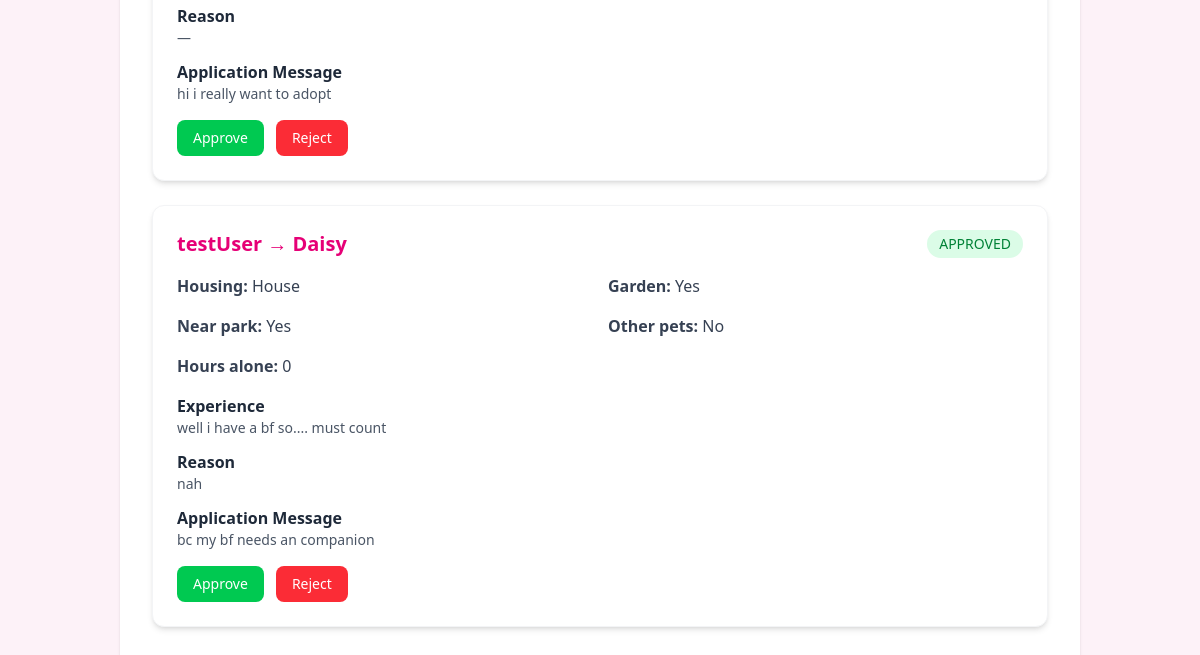
/staff/applications/ (signed in, lower part), run on an earlier commit of the app's database.
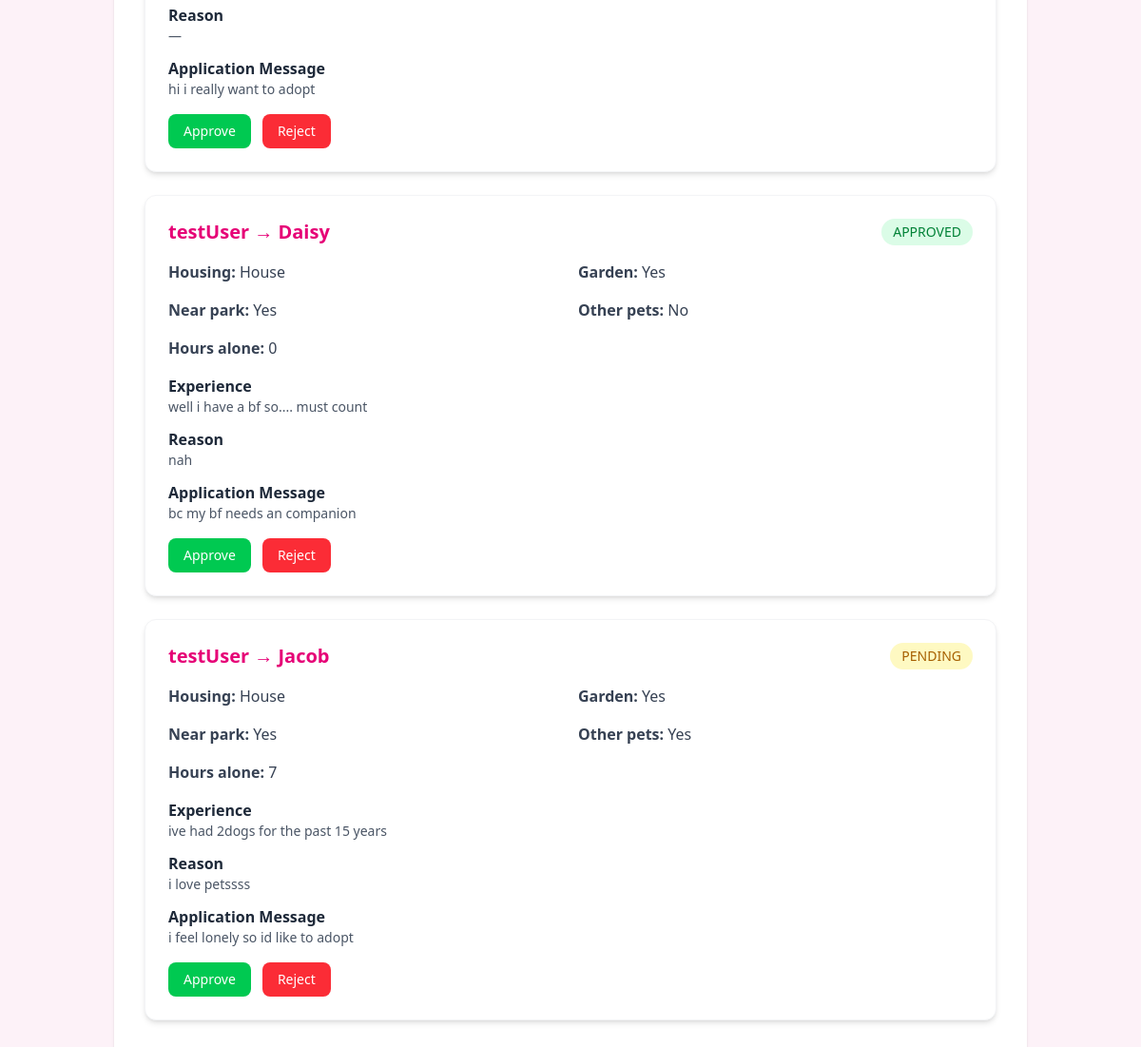
And on a later commit of the database.
### core/models.py (models this page shows, shortened)
class AdoptionApplication(models.Model):
    STATUS_CHOICES = [
        ('PENDING', 'Pending'),
        ('APPROVED', 'Approved'),
        ('REJECTED', 'Rejected'),
    ]
    user = models.ForeignKey(User, on_delete=models.CASCADE)
    pet = models.ForeignKey(Pet, on_delete=models.CASCADE)
    application_text = models.TextField()
    housing_type = models.CharField(max_length=50, blank=True)
    has_garden = models.BooleanField(default=False)
    near_park = models.BooleanField(default=False)
    has_other_pets = models.BooleanField(default=False)
    pet_experience = models.TextField(blank=True)
    hours_alone = models.IntegerField(default=0)
    reason = models.TextField(blank=True)
    status = models.CharField(max_length=10, choices=STATUS_CHOICES, default='PENDING')
    created_at = models.DateTimeField(auto_now_add=True)

class Pet(models.Model):#all of the pets
    PET_TYPE_CHOICES = [
        ('DOG', 'Dog'),
        ('CAT', 'Cat'),
        ('OTHER', 'Other'),
    ]
    STATUS_CHOICES = [
        ('AVAILABLE', 'Available'),
        ('ADOPTED', 'Adopted'),
    ]
    shelter = models.ForeignKey(Shelter, on_delete=models.CASCADE)
    name = models.CharField(max_length=100)
    pet_type = models.CharField(max_length=10, choices=PET_TYPE_CHOICES)
    breed = models.CharField(max_length=100)
    age = models.IntegerField()
    gender = models.CharField(max_length=10)
    description = models.TextField()
    vaccination_status = models.BooleanField(default=False)
    status = models.CharField(max_length=10, choices=STATUS_CHOICES, default='AVAILABLE')
    image = models.ImageField(upload_to='pet_images/', blank=True, null=True)

### core/views.py (the view)
# urls.py: path('staff/applications/', views.staff_applications, name='staff_applications'),
@login_required
def staff_applications(request):
    if not is_staff_user(request.user):
        return HttpResponseForbidden("You are not allowed to access this page.")
    applications = AdoptionApplication.objects.all()
    return render(request, 'core/staff_applications.html', {'applications': applications})

### core/views.py (called while the page is built)
def is_staff_user(user):
    return hasattr(user, 'profile') and user.profile.role in ['STAFF', 'ADMIN']

### core/templates/core/staff_applications.html (shortened to what this page needs)
{% extends 'core/base.html' %}
{% block content %}
<div class="space-y-6">
    {% for app in applications %}
    <div class="bg-white shadow-md rounded-xl p-6 mb-6 border border-gray-100">
        <div class="flex justify-between items-center mb-4">
            <h2 class="text-xl font-semibold text-pink-600">
                {{ app.user.username }} → {{ app.pet.name }}
            </h2>
            <span class="
                px-3 py-1 text-sm rounded-full
                {% if app.status == 'APPROVED' %}
                    bg-green-100 text-green-700
                {% elif app.status == 'REJECTED' %}
                    bg-red-100 text-red-600
                {% else %}
                    bg-yellow-100 text-yellow-700
                {% endif %}
            ">
                {{ app.status }}
            </span>
        </div>
        <div class="grid grid-cols-2 gap-4 text-gray-700 mb-4">
            <p><strong>Housing:</strong> {{ app.housing_type }}</p>
            <p><strong>Garden:</strong> {{ app.has_garden|yesno:"Yes,No" }}</p>
            <p><strong>Near park:</strong> {{ app.near_park|yesno:"Yes,No" }}</p>
            <p><strong>Other pets:</strong> {{ app.has_other_pets|yesno:"Yes,No" }}</p>
            <p><strong>Hours alone:</strong> {{ app.hours_alone }}</p>
        </div>
        <div class="space-y-3 mb-4">
            <div>
                <p class="font-semibold text-gray-800">Experience</p>
                <p class="text-gray-600 text-sm">{{ app.pet_experience|default:"—" }}</p>
            </div>
            <div>
                <p class="font-semibold text-gray-800">Reason</p>
                <p class="text-gray-600 text-sm">{{ app.reason|default:"—" }}</p>
            </div>
            <div>
                <p class="font-semibold text-gray-800">Application Message</p>
                <p class="text-gray-600 text-sm">{{ app.application_text }}</p>
            </div>
        </div>
        <div class="flex gap-3">
            <a href="{% url 'approve_application' app.id %}"
            class="bg-green-500 text-white px-4 py-2 rounded-lg hover:bg-green-600 text-sm">
                Approve
            </a>
            <a href="{% url 'reject_application' app.id %}"
            class="bg-red-500 text-white px-4 py-2 rounded-lg hover:bg-red-600 text-sm">
                Reject
            </a>
        </div>
    </div>
    {% empty %}
        <p class="text-gray-600">No applications.</p>
    {% endfor %}
</div>
{% endblock %}

What changed in the data, as far as the page shows it:
added AdoptionApplication: user.username "testUser", pet.name "Jacob", status "PENDING", housing_type "House", has_garden "Yes", near_park "Yes", has_other_pets "Yes", hours_alone "7", pet_experience "ive had 2dogs for the past 15 years", reason "i love petssss", application_text "i feel lonely so id like to adopt"
